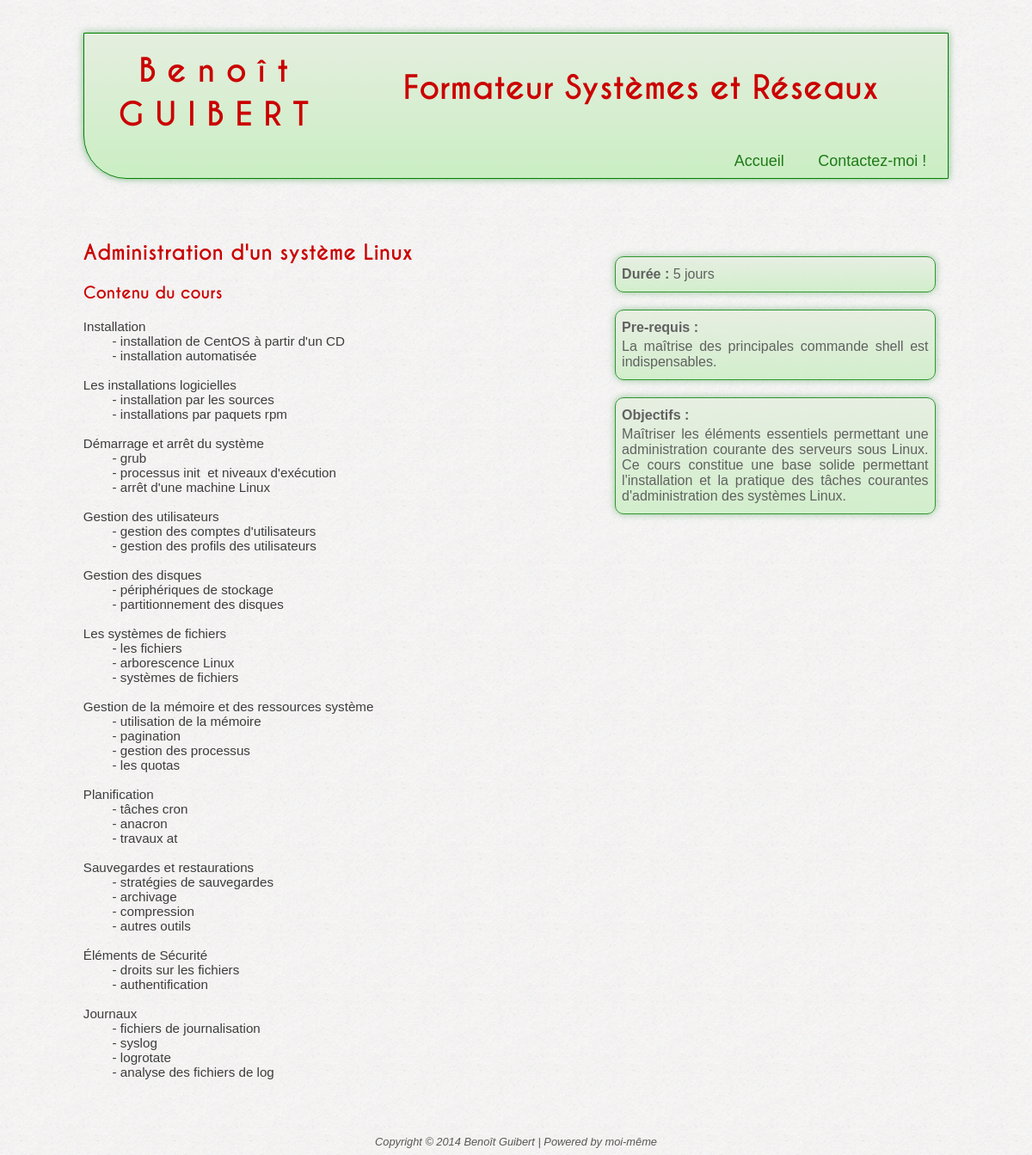
The page /cours/2 on the database its author committed.
### main/models.py (models this page shows)
class Cours(models.Model):
	id_cours = models.CharField(max_length=25)
	intitule = models.CharField(max_length=100)
	prerequis = models.TextField(default="Aucun")
	objectif = models.TextField(default="")
	duree = models.IntegerField(max_length=2)
	icone = models.CharField(max_length=25, null=True)
	categorie = models.ForeignKey('Categorie', default=1)
	mots_cles = models.CharField(max_length=100, null=True)
	tarif = models.IntegerField(max_length=4)
	contenu = models.TextField()
	def __str__(self):
		"""
                Cette méthode à définir dans tous les modèles permettra
		de reconnaître facilement les différents objets traités
                par la suite et pour l'administration
                """
                return u'%s' % self.id_cours

### main/views.py (the view)
# urls.py: url(r'^cours/(?P<cours_id>\d+)$', 'afficher_cours'),
def afficher_cours(request, cours_id):
	cours = get_object_or_404(Cours, id=cours_id)
	formations = Cours.objects.all()
	return render(request, 'monCV/afficher_cours.html', locals())

### templates/monCV/afficher_cours.html
﻿{% extends "monCV/base.html" %}
{% block section %}
<article>
	<h2>{{ cours.intitule }}</h2>
	<h3>Contenu du cours</h3>
	<pre>{{ cours.contenu }}</pre>
</article>
{% endblock %}
{% block aside %}
	<div class="infos">
		<p><strong>Durée :</strong> {{ cours.duree}} jours</p>
	</div>
	<div class="infos">
		<p><strong>Pre-requis :</strong></p>
		<p>{{ cours.prerequis }}</p>
	</div>
	<div class="infos">
		<p><strong>Objectifs :</strong></p>
		<p>{{ cours.objectif}}</p>
	</div>
{% endblock %}

### static/css/styles.css (style rules this page uses)
html { font-family: sans-serif; //font-family: Courier,monospace ; //font-weight: bold ; }
h2 { color: #CB0000 ; font-family: caviardreams; }
h3 { color: #CB0000 ; font-family: caviardreams ; }
p { color: #3D3D3D ; }
pre { color: #3D3D3D; font-size: 1.1em ; }
body { background: url('img/back.jpg') ; }
pre { font-family: sans-serif; font-size: 0.95em; }
aside .infos { //display: inline-block; background: linear-gradient( #E5EEDF, #CAEEC3 ) ; border: 1px groove green ; border-radius: 10px ; box-shadow: 0 0 8px rgba(75, 160, 85, 0.7) ; margin: 20px 10px ; padding: 7px ; color: #3D3D3D ; opacity: 0.8; }
aside .infos p { text-align: justify ; }
aside .infos p, aside .infos ul { margin-top: 4px; margin-bottom: 4px ; }

### rows shown on the page
Cours: intitule "Administration d'un système Linux", contenu "Installation - installation de CentOS à partir d'un CD - installation automatisée Les installations logicielles - installation par les sources - installations par paquets rpm Démarrage et arrêt du système - grub - processus init et niveaux d'exécution - arrêt d'une machine Linux Gestion des utilisateurs - gestion des comptes d'utilisateurs - gestion des profils des utilisateurs Gestion des disques - périphériques de stockage - partitionnement des disques Les systèmes de fichiers - les fichiers - arborescence Linux - systèmes de fichiers Gestion de la mémoire et des ressources système - utilisation de la mémoire - pagination - gestion des processus - les quotas Planification - tâches cron -…", duree "5", prerequis "La maîtrise des principales commande shell est indispensables.", objectif "Maîtriser les éléments essentiels permettant une administration courante des serveurs sous Linux. Ce cours constitue une base solide permettant l'installation et la pratique des tâches courantes d'administration des systèmes Linux."
